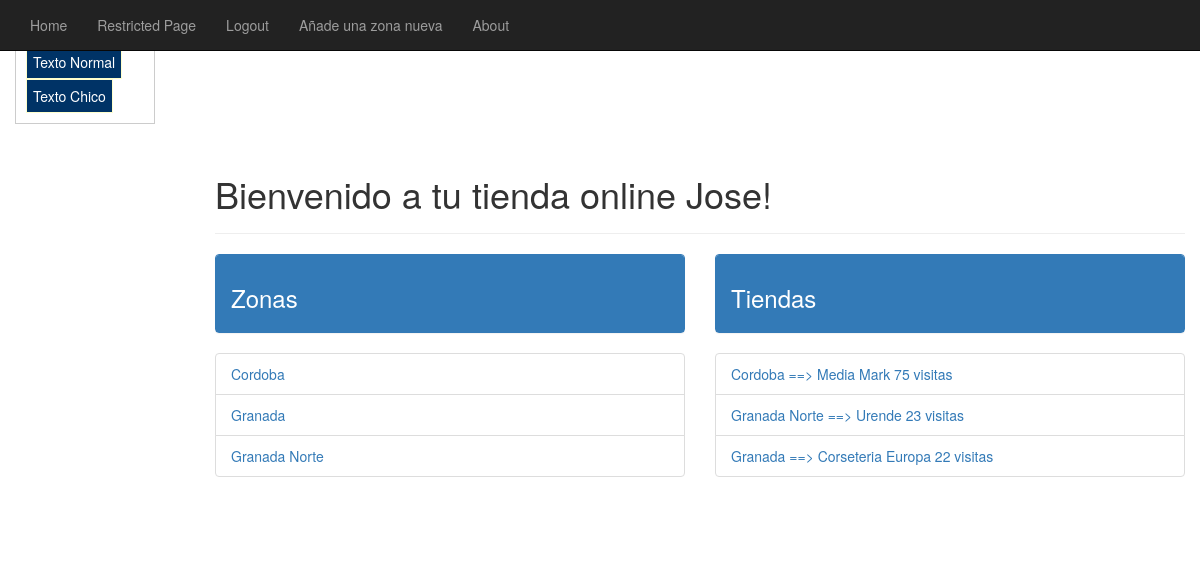
/tiendas/ (signed in), run on the app's committed database.
### apps/tiendas/models.py (models this page shows, shortened)
class Zona(models.Model):
    nombre = models.CharField(max_length=128,unique=True)
    localizacion = models.CharField(max_length=128, unique=True)
    views = models.IntegerField(default=0)
    slug = models.SlugField(default=0)

class Tienda(models.Model):
    nombre = models.CharField(max_length=128,unique=True)
    calle = models.CharField(max_length=128,unique=True)
    zona = models.ForeignKey(Zona,null=True)
    imagen = models.ImageField(upload_to='tmp/', blank=True)
    views = models.IntegerField(default=0)
    slug = models.SlugField(default=0)

### apps/tiendas/views.py (the view)
# urls.py: url(r'^' , 'apps.tiendas.views.inicio', name="index"),
@login_required
def inicio(request):
    zona_list = Zona.objects.order_by('nombre')[:5] #orden ascendente a-z, orden descendente z-a con ('-nombre')
    tiendas = Tienda.objects.order_by('-views')[:3]
    context_dict = {'zonas': zona_list, 'tiendas': tiendas}
    return render(request, 'tiendas/index.html', context_dict)

### templates/tiendas/index.html (shortened to what this page needs)
{% extends "tiendas/base.html" %}
{% load staticfiles %}
{% block body_block %}
{% if user.is_authenticated %}
<div class="page-header">
  <h1>Bienvenido a tu tienda online {{ user.username }}!</h1>
  {% else %}
  <h1>Necesitas loguearte para poder usar la página</h1>
  {% endif %}
</div>
<div class="row placeholders">
  <div class="col-xs-12 col-sm-6 placeholder">
    <div class="panel panel-primary">
      <div class="panel-heading">
        <h3><p>Zonas</p></h3>
      </div>
    </div>
    {% if zonas %}
    <ul class="list-group">
      {% for zona in zonas %}
      <li class="list-group-item"><a href="{% url 'tienda'  zona.slug %}">{{ zona.nombre }}</a></li>
      {% endfor %}
    </ul>
    {% else %}
    <strong>No hay zonas disponibles.</strong>
    {% endif %}
  </div>
  <div class="col-xs-12 col-sm-6 placeholder">
    <div class="panel panel-primary">
      <div class="panel-heading">
        <h3>Tiendas</h3>
      </div>
    </div>
    {% if tiendas %}
    <ul class="list-group">
      {% for tienda in tiendas %}
      <li class="list-group-item"><a href="{% url 'au_v_tienda' tienda.slug %}">{{ tienda.zona.nombre }} ==> {{ tienda.nombre }}  {{ tienda.views }} visitas</a></li>
      {% endfor %}
    </ul>
    {% else %}
    <strong>No hay tiendas disponibles.</strong>
    {% endif %}
  </div>
  <div id="container" style="height: 300px"></div>
</div>
{% endblock %}

### data on the page
Zona: nombre "Cordoba"
Zona: nombre "Granada"
Zona: nombre "Granada Norte"
Tienda: zona.nombre "Cordoba", nombre "Media Mark", views "75"
Tienda: zona.nombre "Granada Norte", nombre "Urende", views "23"
Tienda: zona.nombre "Granada", nombre "Corseteria Europa", views "22"

### other printed values
{{ user.username }} "Jose"
